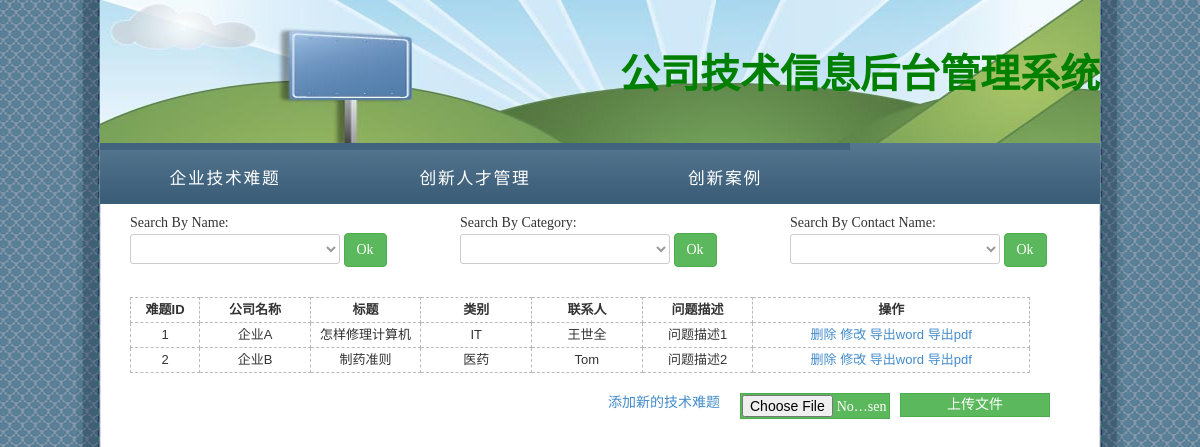
The app's page /index.php/problemcontroller/addProblem, older data.
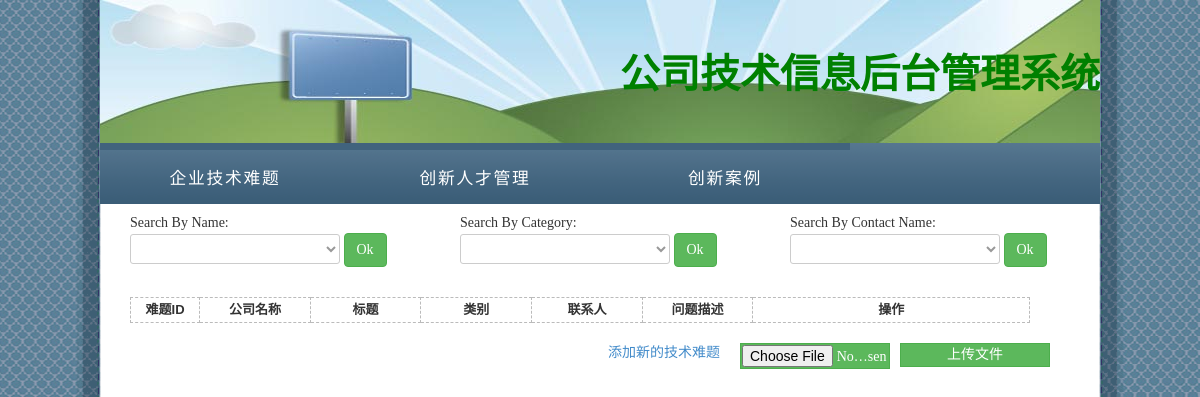
The same page, newer data.
### tables this page shows
CREATE TABLE Problem (
       pID INT PRIMARY KEY NOT NULL AUTO_INCREMENT,	   
       eName VARCHAR(100) DEFAULT NULL,
       eCategory VARCHAR(100) DEFAULT NULL,
       eAddress VARCHAR(100) DEFAULT NULL,
       ePostCode VARCHAR(20) DEFAULT NULL,
       contact VARCHAR(100) DEFAULT NULL,
       mobilePhone VARCHAR(20) DEFAULT NULL,
       telePhone VARCHAR(20) DEFAULT NULL,
       faxNumber VARCHAR(20) DEFAULT NULL, 
       eMail VARCHAR(100) DEFAULT NULL,
       qq VARCHAR(20) DEFAULT NULL,
       mainProducts VARCHAR(200) DEFAULT NULL,  
       pName VARCHAR(100) DEFAULT NULL,
       pCategory VARCHAR(100) DEFAULT NULL,
       cName VARCHAR(100) DEFAULT NULL,
       cTelePhone VARCHAR(20) DEFAULT NULL,
       pFaxNumber VARCHAR(20) DEFAULT NULL,
       bgDescription VARCHAR(100) DEFAULT NULL,
       pDescription VARCHAR(100) DEFAULT NULL
        
 
);

### application/controllers/problemcontroller.php (called while the page is built, shortened)
<?php
class ProblemController extends CI_Controller {
    public function addProblem() {
        $isFirst = $this->input->get('isFirst', true);
        if(empty($isFirst) == FALSE) {
            $this->load->view('www/page/problem_Add');
        } else {
            $eName = $_POST['eName'];
            $eCategory = $_POST['eCategory'];
            $eAddress = $_POST['address'];
            $postCode = $_POST['postCode'];
            $contact = $_POST['contact'];
            $mobilePhone = $_POST['mobilePhone'];
            $phone = $_POST['phone'];
            $faxNumber = $_POST['faxNumber'];
            $eMail = $_POST['eMail'];
            $qq = $_POST['qq'];
            $pName = $_POST['pName'];
            $pCategory = $_POST['pCategory'];
            $principal = $_POST['principal'];
            $faxNumber2 = $_POST['faxNumber2'];
            $background = $_POST['background'];
            $description = $_POST['description'];
            $record = array(
                'eName' => $eName,
                'eCategory' => $eCategory,
                'eAddress' => $eAddress,
                'ePostCode' => $postCode,
                'contact' => $contact,
                'mobilePhone' => $mobilePhone,
                'telePhone' => $phone,
                'faxNumber' => $faxNumber,
                'eMail' => $eMail,
                'qq' => $qq,
                'pName' => $pName,
                'pCategory' => $pCategory,
                'contactName' => $principal,
                'pFaxNumber' => $faxNumber2,
                'bgDescription' => $background,
                'pDescription' => $description,
            );
            $this->load->model('problemmodel');
            $this->problemmodel->addProblem($record);
            $data['records'] = $this->problemmodel->getProblem();
            $this->load->view('www/page/problem', $data);
        }
    }
};

### index.php (called while the page is built, shortened)
<?php
require_once BASEPATH.'core/CodeIgniter.php';

### application/models/problemmodel.php (called while the page is built, shortened)
<?php
class ProblemModel extends CI_Model {
    public function addProblem($record) {
        $this->db->insert('Problem', $record);
    }
    public function getProblem() {
        $query = $this->db->get('Problem');
        return $query->result();
    }
};

### application/views/www/page/problem.php (the view, shortened to what this page needs)
<!DOCTYPE html>
<html>
    <head>
        <link rel="stylesheet" type="text/css" href="<?php echo base_url()?>www/css/layout.css" media="screen, projection, tv " />
        <link rel="stylesheet" type="text/css" href="<?php echo base_url()?>www/css/html.css" media="screen, projection, tv " />
        <link rel="stylesheet" type="text/css" href="<?php echo base_url()?>www/css/index.css" media="screen, projection, tv " />
        <link href="<?php echo base_url()?>/www/css/bootstrap.css" rel="stylesheet" type="text/css" />
    </head>
    <body>
        <div id="headerImg" class="width">公司技术信息后台管理系统</div>
        <div id="menu" class="width">
            <?php
            require( '../layout/menu.php' );
            ?>
        </div>
        <div id="content" class="width">
            <div class="searchAreas">
                <div class="searchLine">
                    <span class="searchTitle">Search By Name: </span>
                    <?php
                    $attributes = array('class' => 'form-horizontal', 'id' => 'searchByNameForm');
                    echo form_open('problemcontroller/selectProblemByEName', $attributes);
                    ?>
                        <select name = "queryEName">
                        </select>
                        <input type= "submit" value="Ok" class="btn btn-primary btn-success"/>
                    <?php echo form_close(); ?>
                </div>
                <div class="searchLine">
                    <span class="searchTitle">Search By Category:</span>
                    <?php
                    $attributes = array('class' => 'form-horizontal', 'id' => 'searchByCategoryForm');
                    echo form_open('problemcontroller/selectProblemByPCategory', $attributes);
                    ?>
                        <select name = "queryPCategory">
                        </select>
                        <input type= "submit" value="Ok" class="btn btn-primary btn-success"/>
                    <?php echo form_close(); ?>
                </div>
                <div class="searchLine">
                    <span class="searchTitle">Search By Contact Name: </span>
                    <?php
                    $attributes = ['class' => 'form-horizontal', 'id' => 'searchByContactForm'];
                    echo form_open('problemcontroller/selectProblemByContactName', $attributes);
                    ?>
                        <select name = "queryContactName">
                        </select>
                        <input type= "submit" value="Ok" class="btn btn-primary btn-success"/>
                    <?php echo form_close(); ?>
                </div>
            </div>
            <div class="searchResults">
                <table class="recordTables">
                    <tr>
                        <th  class="shortTD">难题ID</th>
                        <th class="MiddleTD">公司名称</th>
                        <th class="MiddleTD">标题</th>
                        <th class="MiddleTD">类别</th>
                        <th class="tinyTD">联系人</th>
                        <th class="MiddleTD">问题描述</th>
                        <th class="editCol">操作</th>
                    </tr>
                    <?php
                        foreach($records as $rec) {
                            $modifyURL = site_url('problemcontroller/loadProblem?pID=').$rec->pID;
                            $deleteURL = site_url('problemcontroller/deleteProblem?pID=').$rec->pID;
                            $exportURL = site_url('problemcontroller/exportProblem?pID=').$rec->pID;
                            $export2pdfURL = site_url('problemcontroller/pdf?pID=').$rec->pID;
                        ?>
                    <tr>
                        <td class="shortTD"><?php echo $rec->pID ?></td>
                        <td class="MiddleTD" title="<?php echo $rec->eName ?>"><?php echo $rec->eName ?></td>
                        <td class="MiddleTD" title='<?php echo $rec->pName ?>'><?php echo $rec->pName ?></td>
                        <td class="MiddleTD"><?php echo $rec->pCategory ?></td>
                        <td class="tinyTD"><?php echo $rec->contact ?></td>
                        <td class="MiddleTD" title="<?php echo $rec->pDescription ?>"><?php echo $rec->pDescription ?></td>
                        <td class="editCol"><a href = "<?php print $deleteURL?>" onclick="alert();">删除</a>
                        <a href = "<?php print $modifyURL?>">修改</a>
                        <a href = "<?php print $exportURL?>">导出word</a>
                        <a href = "<?php print $export2pdfURL?>">导出pdf</a>
                        </td>
                    </tr>
                       <?php } ?>
                    </table>
                <div class="fileAddDiv">
                    <?php $addURL = site_url('problemcontroller/addProblem?isFirst=1'); ?>
                    <a href = "<?php print $addURL?>">添加新的技术难题</a>
                    <div class="uploadFormDiv">
                    <?php
                        echo form_open_multipart(site_url('upload/upload_file'));
                        echo form_upload('userfile');
                        echo form_submit('upload', '上传文件');
                    ?>
                    </div>
                </div>
            </div>
        </div>
    </body>
</html>

### application/views/www/layout/menu.php
<ul>
    <li><a href="/ims_php_pure/index.php/problemcontroller/getProblem">企业技术难题</a></li>
    <li><a href="/ims_php_pure/index.php/studentcontroller/getStudent" class="forum" >创新人才管理</a></li>
    <li><a href="/ims_php_pure/index.php/casecontroller/getCase" >创新案例</a></li>
</ul>

### www/css/layout.css (style rules this page uses)
#content { position: relative; height: auto !important; height: 100%; min-height: 100%; margin: 0 auto; font-family: Tahoma, Geneva,Times New Roman,"\5FAE\8F6F\96C5\9ED1","\5b8b\4f53",sans-serif; }
#headerImg { margin: 0 auto; height: 143px; line-height: 143px; font-size: 40px; font-weight: bold; color: green; text-align: right; background: url(../images/bg/header_image.jpg) no-repeat top left; }
#menu { margin: 0 auto; height: 5em; }
#menu ul { width: 100%; float: left; margin: 0; padding: 0; text-align: left; background: #3B5D77 url(../images/bg/menu.gif) repeat-x top left; height: auto; }
#menu ul li { display: inline; margin: 0; padding: 0; list-style: none; width: 20%; }
#menu ul li a { float: left; width: 25%; font: 400 1.2em arial, sans-serif; letter-spacing: 0.1em; color: #fff; border-top: 7px solid #41637D; cursor:hand; text-align: center; display: table-cell; vertical-align: middle; padding-top: 15px; padding-bottom: 15px; }
.width { width: 1000px; }

### www/css/html.css (style rules this page uses)
html, body { height: 100%; }
body { margin: 0; padding: 0; text-align: center; background: url(../images/bg/light_body.gif) repeat-y top center; font: 400 0.7em verdana, arial, sans-serif; line-height: 170%; color: #555; }
a { text-decoration: none; color: #3B5D77; }
ul li { list-style-image: url(../images/bg/submenu1.gif); }
form { padding: 0; margin: 0; }
input, textarea, select { padding: 1px; font: 400 1em verdana, sans-serif; color: #999; background: #EEE; border: 1px solid #CCC; }

### www/css/index.css (style rules this page uses)
#menu ul li a { display: block; cursor: hand; }
.searchAreas { text-align: left; width: 100%; }
.searchLine { float:left; width:30%; margin-left: 3%; }
.searchTitle { font-family: Times New Roman; }
.searchLine select { width: 70%; border-radius: 3px; background: white; height: 30px; line-height: 30px; }
.searchResults { width:100%; }
.recordTables { float:left; margin-top: 30px; margin-bottom: 20px; line-height: 16px; width: 90%; margin-left: 3%; font-family: Tahoma, Geneva,"\5FAE\8F6F\96C5\9ED1","\5b8b\4f53",sans-serif; table-layout: fixed; }
.recordTables tr td,.recordTables tr th { border: 1px dashed #bbb; padding: 4px; text-align: center; height: 20px; font-size: 13px; }
.recordTables .shortTD { width:50px; max-width: 50px; }
.recordTables .tinyTD { width:80px; max-width: 80px; }
.recordTables .MiddleTD { width: 150px; max-width: 80px; }
.recordTables tr td, .recordTables tr, .recordTables { border-collapse: collapse; }
.recordTables .editCol { width: 200px; }
.fileAddDiv { text-align: right; float: right; width:500px; margin-left:300px; }
.fileAddDiv a { float:left; margin-right: 20px; width:120px; }
.fileAddDiv form { width:350px; margin-right: 0px; margin-left: 0px; }
.fileAddDiv .uploadFormDiv { float:left; }
.fileAddDiv .uploadFormDiv input { float:left; margin: 0px; width:150px; margin-right:10px; color:#ffffff; background-color: #5cb85c; border-color:#4cae4c; }
.recordTables tr td { overflow:hidden; white-space:nowrap; text-overflow:ellipsis; -o-text-overflow:ellipsis; -icab-text-overflow: ellipsis; -khtml-text-overflow: ellipsis; -moz-text-overflow: ellipsis; -webkit-text-overflow: ellipsis; }
.recordTables a { text-align: left; }

Row changes from the older to the newer data that the page shows:
removed problem: pID "1", eName "企业A", pName "怎样修理计算机", pCategory "IT", contact "王世全", pDescription "问题描述1"
removed problem: pID "2", eName "企业B", pName "制药准则", pCategory "医药", contact "Tom", pDescription "问题描述2"
